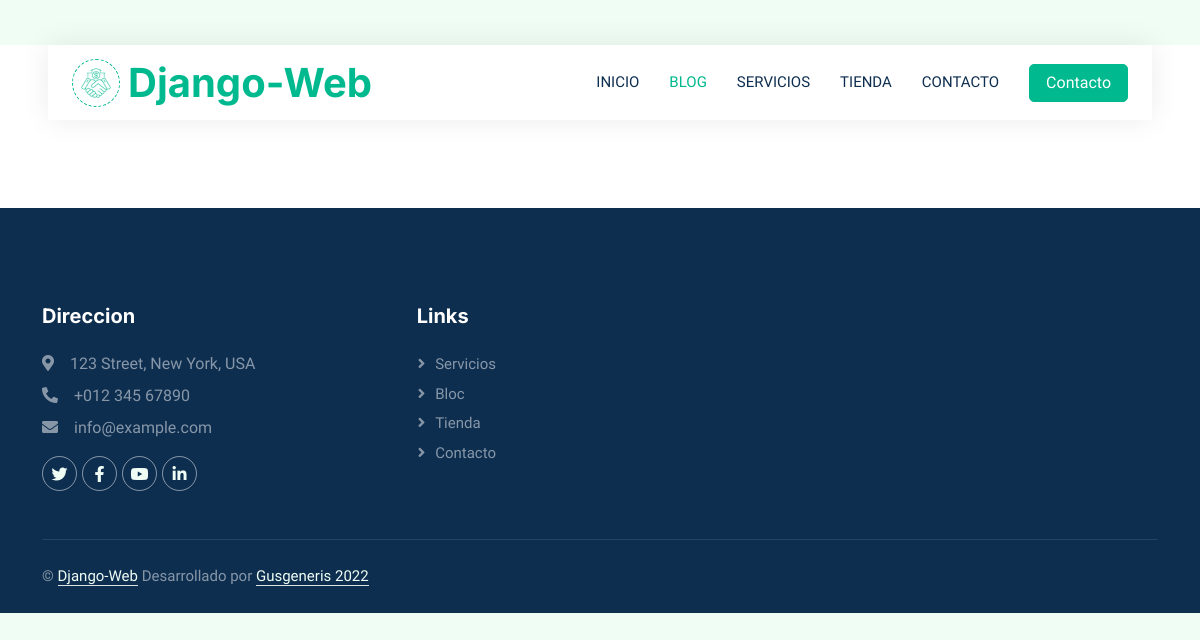
The app's page /blog/categoria/2, older data.
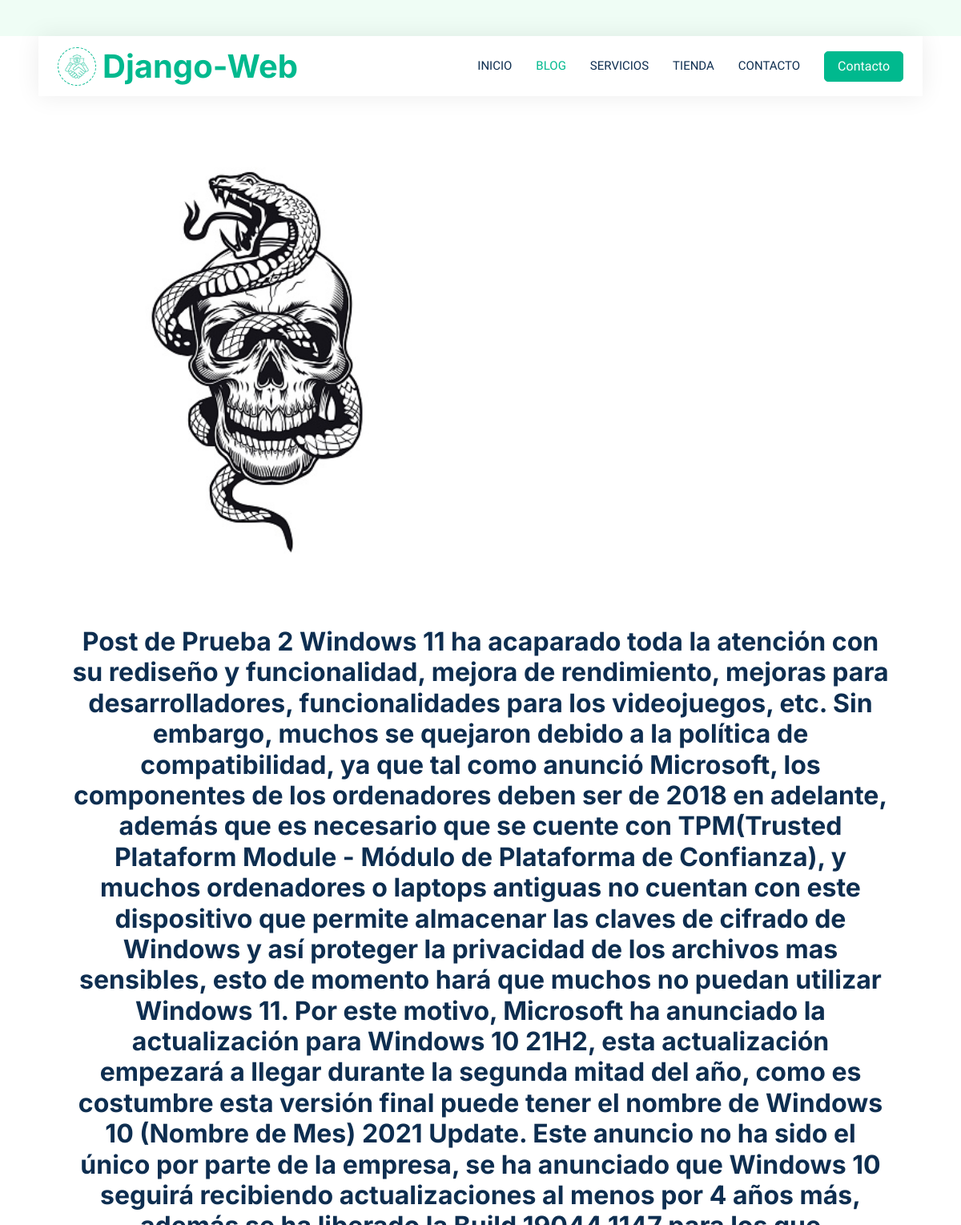
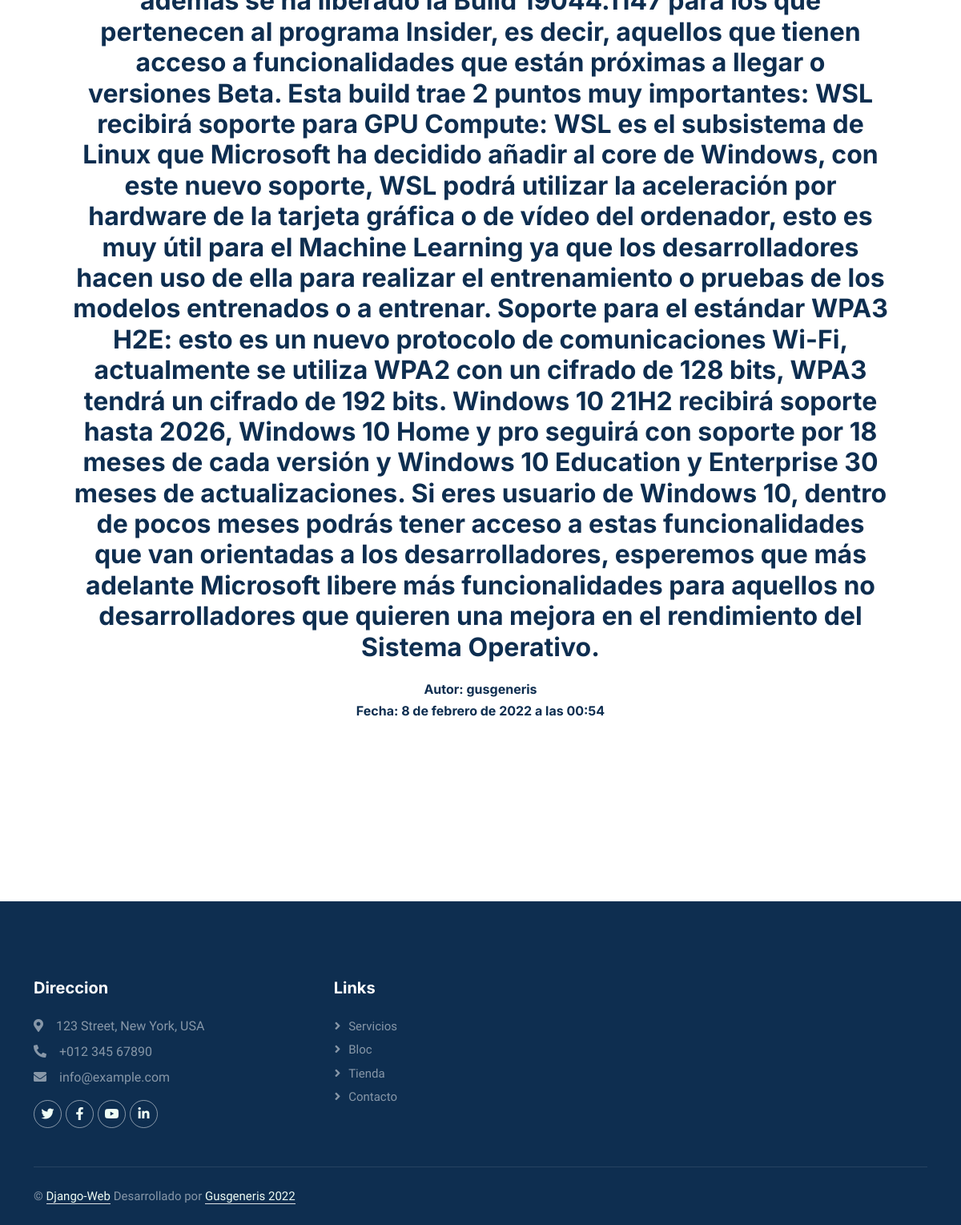
The same page, newer data (2 pictures, top to bottom).
### blog/models.py (models this page shows, shortened)
class Posteo(models.Model):
    titulo = models.CharField(max_length= 50)
    contenido = RichTextField()
    slug = models.CharField(max_length=190)
    descripcion = models.CharField(max_length=255 ,blank=True, null=True)
    imagen=models.ImageField(upload_to='blog', null=True, blank=True)
    autor = models.ForeignKey(User, on_delete=models.CASCADE) #se crea una clave foranea de relacion entre los usuarios registrados para que puedan agregarce como autores
    categorias = models.ManyToManyField(Categoria) #se crea una relacion de muchos a muchos para que un post pueda tener varias categorias y biceversa
    created = models.DateTimeField(auto_now_add=True)
    update = models.DateTimeField(auto_now_add=True)
    class Meta:
        verbose_name = 'posteo'
        verbose_name_plural = 'posteos'

### blog/views.py (the view)
def categoria(request,categoria_id):
    categoria = Categoria.objects.get(id=categoria_id)
    posteos = Posteo.objects.filter(categorias=categoria)
    return render (request,'blog/categoria.html',{'posteos':posteos, 'categoria':categoria})

### blog/templates/blog/categoria.html
{% extends 'base.html' %} {% load static %} {% block content %}
<h1 style="color:#ffffff">Blog</h1>
{% for posteo in posteos %}
<section class="page-section clearfix">
    <div class="container">
        <div class="intro">
            <img class="intro-img img-fluid mb-3 mb-lg-0 rounded" src="{{posteo.imagen.url}}" alt="" style='width:50%'>
            <div class="intro-text left-0 text-center bg-faded p-5 rounded">
                <h2 class="section-heading mb-4">
                    <span class="section-heading-lower">{{posteo.titulo}}</span>
                    <span class="section-heading-upper">{{posteo.contenido}}</span>
                </h2>
                <h6>
                    <span class="section-heading">Autor: {{posteo.autor}}</span>
                </h6>
                <h6>
                    <span class="section-heading">Fecha: {{posteo.created}}</span>
                </h6>
            </div>
        </div>
    </div>
</section>
{% endfor %}
<br> {% for posteo in posteos %}
<br> {% for categoria in posteo.categorias.all%}
<br>
<a class="nav-link text-uppercase text-expanded" href="{% url 'Categoria'  categoria.id %}">
    <h6 style="color:#ffffff">{{categoria.nombre}}</h6>
</a>
<br> {% endfor %}
<br>{% endfor %} {% endblock %}

### AppProyectoWeb/templates/base.html (shortened to what this page needs)
    {% load static %}
{% load static %}
<!DOCTYPE html>
<html lang="en">
<head>
    <link href="https://cdnjs.cloudflare.com/ajax/libs/font-awesome/5.10.0/css/all.min.css" rel="stylesheet">
    <link href="https://cdn.jsdelivr.net/npm/bootstrap-icons@1.4.1/font/bootstrap-icons.css" rel="stylesheet">
    <link href="{% static 'lib/animate/animate.min.css' %}" rel="stylesheet">
    <link href="{% static 'lib/owlcarousel/assets/owl.carousel.min.css' %}" rel="stylesheet">
    <link href="{% static 'folder/css/bootstrap.min.css' %}" rel="stylesheet">
    <link href="{% static 'css/style.css' %}" rel="stylesheet">
</head>
<body>
    <div class="container-xxl bg-white p-0">
        <div class="container-fluid nav-bar bg-transparent">
            <nav class="navbar navbar-expand-lg bg-white navbar-light py-0 px-4">
                <a href="{% url 'Home' %}" class="navbar-brand d-flex align-items-center text-center">
                    <div class="icon p-2 me-2">
                        <img class="img-fluid" src="{% static 'folder/img/icon-deal.png' %}" alt="Icon" style="width: 30px; height: 30px;">
                    </div>
                    <h1 class="m-0 text-primary">Django-Web</h1>
                </a>
                <div class="collapse navbar-collapse" id="navbarCollapse">
                    <div class="navbar-nav ms-auto">
                        <a href="{% url 'Home' %}" class="nav-item nav-link {% if request.path == '/' %} active {% endif %}">Inicio</a>
                        <a href="{% url 'Blog' %}" class="nav-item nav-link {% if request.path|slice:':6' == '/blog/'  %} active {% endif %}">Blog</a>
                        <a href="{% url 'Servicios' %}" class="nav-item nav-link{% if request.path == '/servicios/' %} active {% endif %}">Servicios</a>
                        <a href="{% url 'Tienda' %}" class="nav-item nav-link  {% if request.path == '/tienda/' %} active {% endif %}">Tienda</a>
                        <a href="{% url 'Contacto' %}" class="nav-item nav-link  {% if request.path == '/contacto/' %} active {% endif %}">Contacto</a>
                    </div>
                </div>
                <a href="" class="btn btn-primary px-3 d-none d-lg-flex">Contacto</a>
        </div>
        {% block content %} {% endblock %}
        <div class="container-fluid bg-dark text-white-50 footer pt-5 mt-2 wow fadeIn" data-wow-delay="0.1s">
            <div class="container py-5">
                <div class="row g-2">
                    <div class="col-lg-4 col-md-6">
                        <h5 class="text-white mb-4">Direccion</h5>
                        <p class="mb-2"><i class="fa fa-map-marker-alt me-3"></i>123 Street, New York, USA</p>
                        <p class="mb-2"><i class="fa fa-phone-alt me-3"></i>+012 345 67890</p>
                        <p class="mb-2"><i class="fa fa-envelope me-3"></i>info@example.com</p>
                        <div class="d-flex pt-2">
                            <a class="btn btn-outline-light btn-social" href=""><i class="fab fa-twitter"></i></a>
                            <a class="btn btn-outline-light btn-social" href=""><i class="fab fa-facebook-f"></i></a>
                            <a class="btn btn-outline-light btn-social" href=""><i class="fab fa-youtube"></i></a>
                            <a class="btn btn-outline-light btn-social" href=""><i class="fab fa-linkedin-in"></i></a>
                        </div>
                    </div>
                    <div class="col-lg-1 col-md-6">
                        <h5 class="text-white mb-4">Links</h5>
                        <a class="btn btn-link text-white-50" href="">Servicios</a>
                        <a class="btn btn-link text-white-50" href="">Bloc</a>
                        <a class="btn btn-link text-white-50" href="">Tienda</a>
                        <a class="btn btn-link text-white-50" href="">Contacto</a>
                    </div>
                </div>
            </div>
            <div class="container">
                <div class="copyright">
                    <div class="row">
                        <div class="col-md-6 text-center text-md-start mb-3 mb-md-0">
                            &copy; <a class="border-bottom" href="#">Django-Web</a>
                            Desarrollado por <a class="border-bottom" href="https://htmlcodex.com">Gusgeneris 2022</a>
                        </div>
                    </div>
                </div>
            </div>
        </div>
    </div>
</body>
</html>

### AppProyectoWeb/static/folder/css/style.css (style rules this page uses)
:root { --primary: #00B98E; --secondary: #FF6922; --light: #EFFDF5; --dark: #0E2E50; }
.btn { transition: .5s; }
.btn.btn-primary, .btn.btn-secondary { color: #FFFFFF; }
.nav-bar { position: relative; margin-top: 45px; padding: 0 3rem; transition: .5s; z-index: 9999; }
.navbar { box-shadow: 0 0 30px rgba(0, 0, 0, .08); }
.navbar-light .navbar-nav .nav-link { margin-right: 30px; padding: 25px 0; color: #FFFFFF; font-size: 15px; text-transform: uppercase; outline: none; }
.navbar-light .navbar-nav .nav-link:hover, .navbar-light .navbar-nav .nav-link.active { color: var(--primary); }
.navbar-light .navbar-brand { height: 75px; }
.navbar-light .navbar-nav .nav-link { color: var(--dark); font-weight: 500; }
.icon { padding: 15px; display: inline-flex; align-items: center; justify-content: center; background: #FFFFFF !important; border-radius: 50px; border: 1px dashed var(--primary) !important; }
.footer .btn.btn-social { margin-right: 5px; width: 35px; height: 35px; display: flex; align-items: center; justify-content: center; color: var(--light); border: 1px solid rgba(255,255,255,0.5); border-radius: 35px; transition: .3s; }
.footer .btn.btn-link { display: block; margin-bottom: 5px; padding: 0; text-align: left; font-size: 15px; font-weight: normal; text-transform: capitalize; transition: .3s; }
.footer .btn.btn-link::before { position: relative; content: "\f105"; font-family: "Font Awesome 5 Free"; font-weight: 900; margin-right: 10px; }
.footer .copyright { padding: 25px 0; font-size: 15px; border-top: 1px solid rgba(256, 256, 256, .1); }
.footer .copyright a { color: var(--light); }

Row changes from the older to the newer data that the page shows:
added Posteo: imagen (picture), titulo "Post de Prueba 2", contenido "Windows 11 ha acaparado toda la atención con su rediseño y funcionalidad, mejora de rendimiento, mejoras para desarrolladores, funcionalidades para los videojuegos, etc. Sin embargo, muchos se quejaron debido a la política de compatibilidad, ya que tal como anunció Microsoft, los componentes de los ordenadores deben ser de 2018 en adelante, además que es necesario que se cuente con TPM(Trusted Plataform Module - Módulo de Plataforma de Confianza), y muchos ordenadores o laptops antiguas no cuentan con este dispositivo que permite almacenar las claves de cifrado de Windows y así proteger la privacidad de los archivos mas sensibles, esto de momento hará que muchos no puedan utilizar Windows…", autor "gusgeneris", created "8 de febrero de 2022 a las 00:54"
